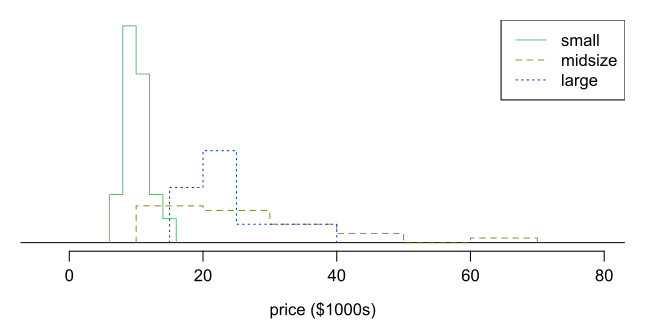

R code for this plot:

COL <- c('#228833AA', '#665511CC', '#002299')

ds <- density(cars$price[cars$type == 'small'])
dm <- density(cars$price[cars$type == 'midsize'])
dl <- density(cars$price[cars$type == 'large'])

yR <- c(0, max(c(ds$y, dm$y, dl$y)))
xR <- range(c(ds$x, dm$x, dl$x))

histPlot(cars$price[cars$type == 'small'], col='#ffffff', border=COL[1], probability=TRUE, xlim=xR, ylim=yR*1.1, xlab='price ($1000s)', ylab='', outline=TRUE, lty=1, axes=FALSE)
histPlot(cars$price[cars$type == 'midsize'], col='#ffffff', border=COL[2], probability=TRUE, add=TRUE, outline=TRUE, lty=2)
histPlot(cars$price[cars$type == 'large'], col='#ffffff', border=COL[3], probability=TRUE, add=TRUE, outline=TRUE, lty=3)
axis(1)

legend('topright', col=COL, lty=1:3, legend=c('small', 'midsize', 'large'))
